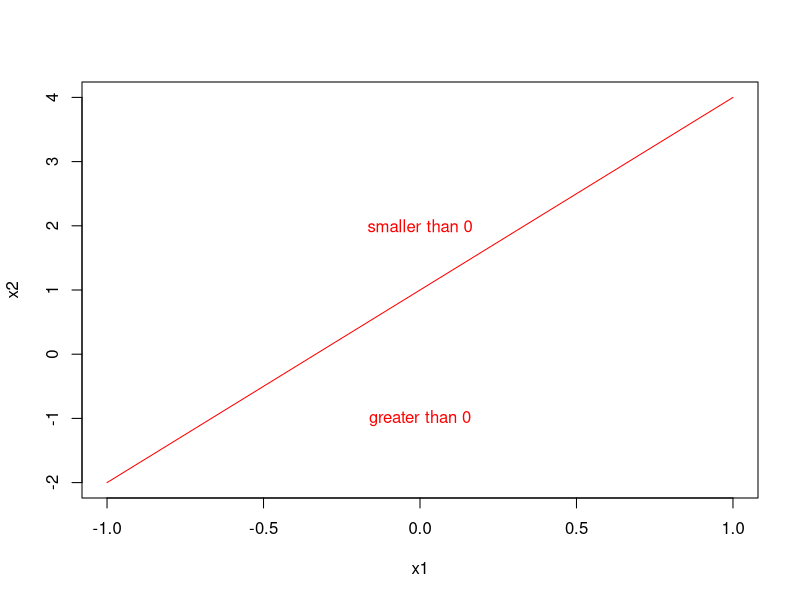
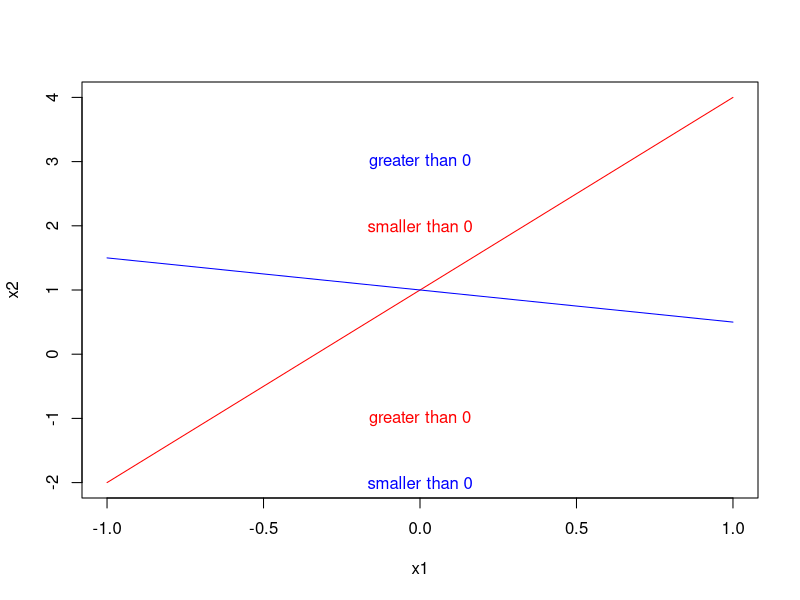
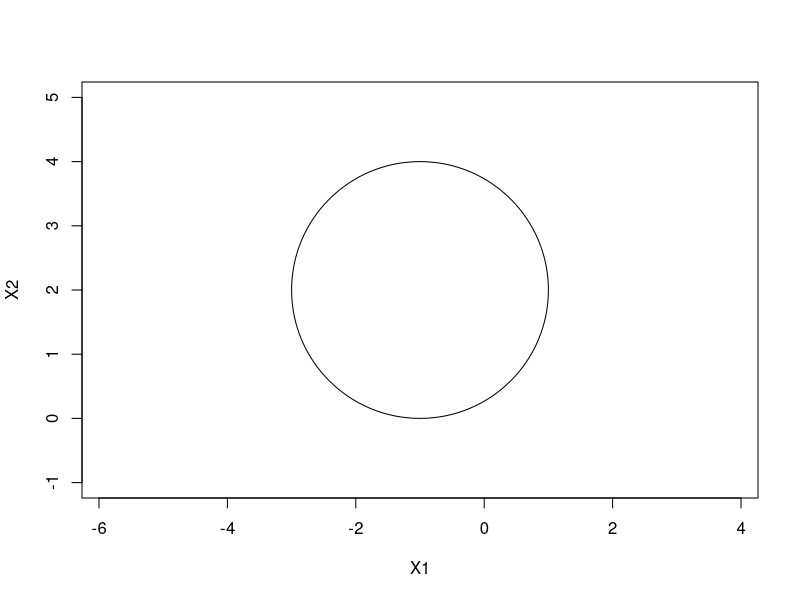
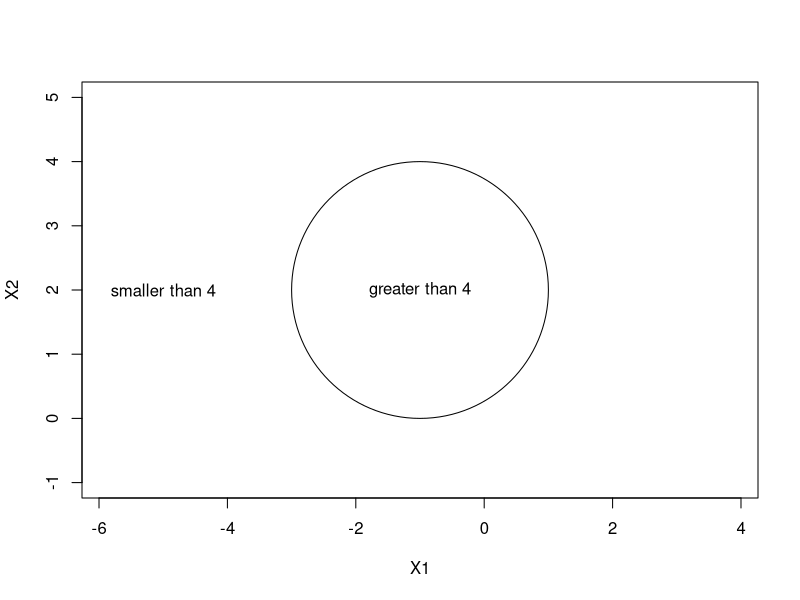
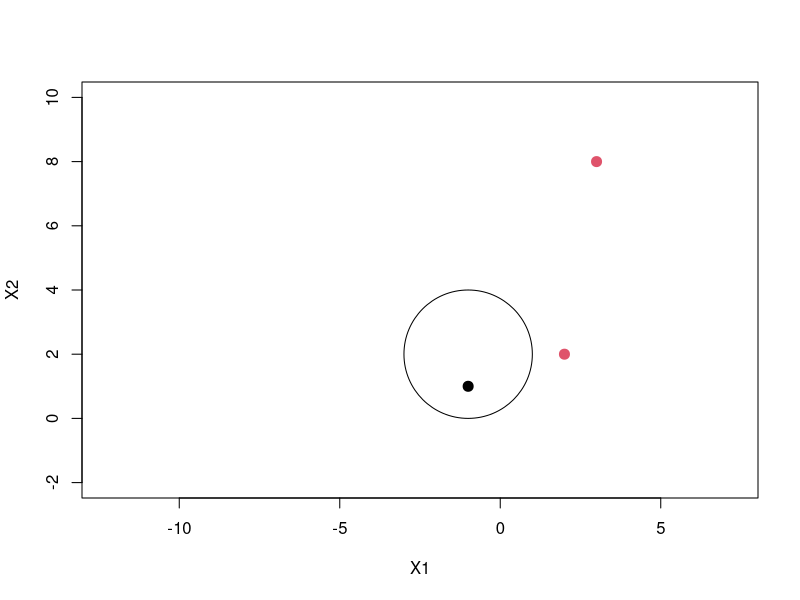
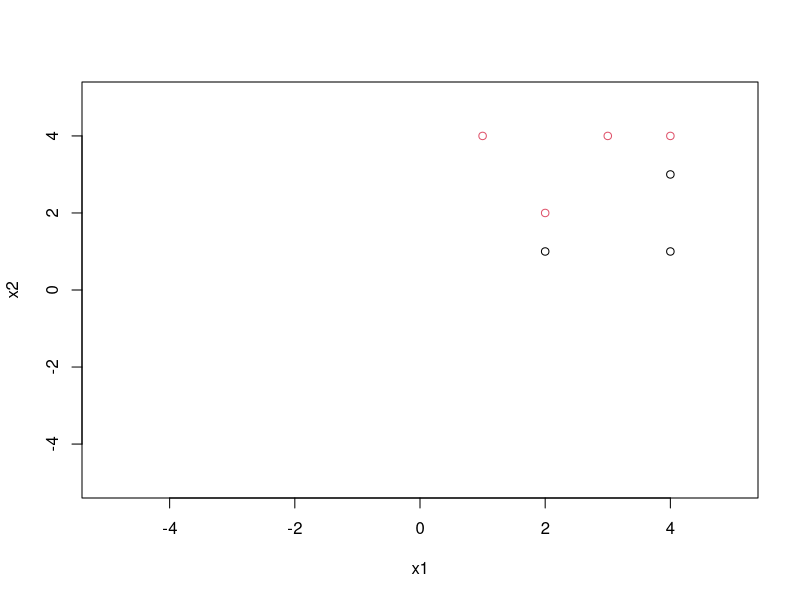
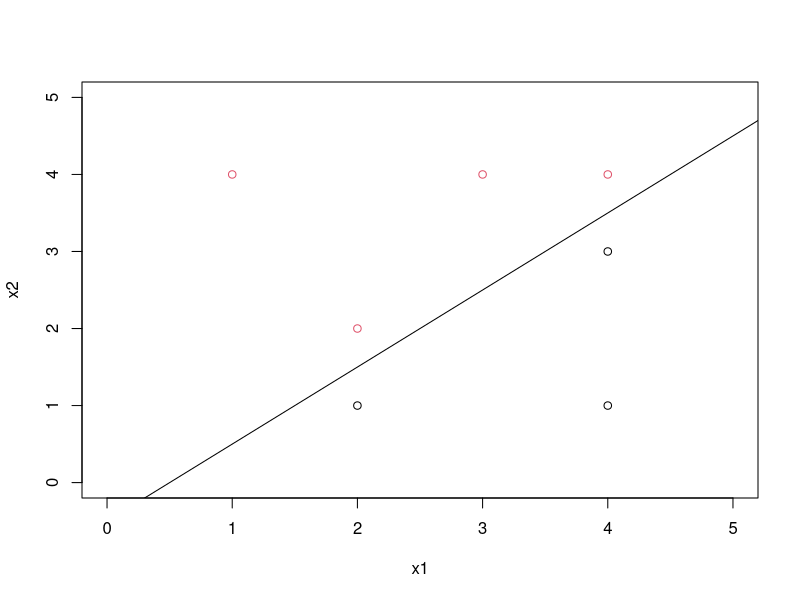
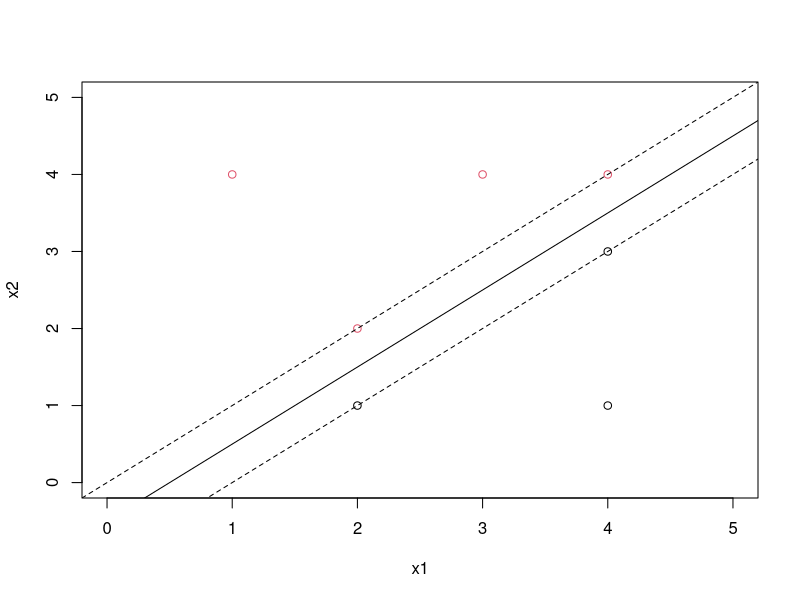

The R script that drew these images, in order:
## ---- chunk 1
x1 = seq(-1, 1, 0.1)
x2 = 1+3*x1

plot(x1,x2, type="l", col="red")
text(c(0), c(2), "smaller than 0", col="red")
text(c(0), c(-1), "greater than 0", col="red")
## ---- chunk 2
x1 = seq(-1, 1, 0.1)
x2 = 1+3*x1
plot(x1,x2, type="l", col="red")
text(c(0), c(2), "smaller than 0", col="red")
text(c(0), c(-1), "greater than 0", col="red")

x2 = 1-x1/2
lines(x1, x2, type="l", col="blue")
text(c(0), c(3), "greater than 0", col="blue")
text(c(0), c(-2), "smaller than 0", col="blue")

## ---- chunk 3
plot(NA, NA, type="n", xlim=c(-4,2), ylim=c(-1,5), asp=1, xlab="X1", ylab="X2")
symbols(-1,2, circles=c(2), add=TRUE, inches=FALSE)

## ---- chunk 4
plot(NA, NA, type="n", xlim=c(-4,2), ylim=c(-1,5), asp=1, xlab="X1", ylab="X2")
symbols(-1,2, circles=c(2), add=TRUE, inches=FALSE)
text(-1, 2, "greater than 4")
text(-5, 2, "smaller than 4")
## ---- chunk 5
plot(NA, NA, type="n", xlim=c(-8,3), ylim=c(-2,10), asp=1, xlab="X1", ylab="X2")
symbols(-1,2, circles=c(2), add=TRUE, inches=FALSE)
x1 = c(-1, 2, 3)
x2 = c(1, 2, 8)
y= (x1+1)^2+(2-x2)^2 >4
points(x1, x2, col = as.factor(y), cex=2, pch=20)
## ---- chunk 6
x1 = c(3,2,4,1,2,4,4)
x2 = c(4,2,4,4,1,3,1)
y=c(1,1,1,1,0,0,0)
plot(x1,x2, col= as.factor(y), xlim=c(-5, 5), ylim=c(-5, 5))
## ---- chunk 7
library(e1071)
svmfit = svm(y~., data= data.frame(x1, x2))
plot(x1,x2, col= as.factor(y), xlim=c(0, 5), ylim=c(0, 5))
abline(-0.5,1)
## ---- chunk 8
plot(x1,x2, col= as.factor(y), xlim=c(0, 5), ylim=c(0, 5))
abline(-0.5, 1)
abline(-1, 1, lty=2)
abline(0, 1, lty=2)
## ---- chunk 9
plot(x1,x2, col= as.factor(y), xlim=c(0, 5), ylim=c(0, 5))
abline(-0.5, 1)
abline(-1, 1, lty=2)
abline(0, 1, lty=2)

points(2,2, pch=22, cex = 3)
points(2,1, pch=22, cex = 3)
points(4,4, pch=22, cex = 3)
points(4,3, pch=22, cex = 3)

